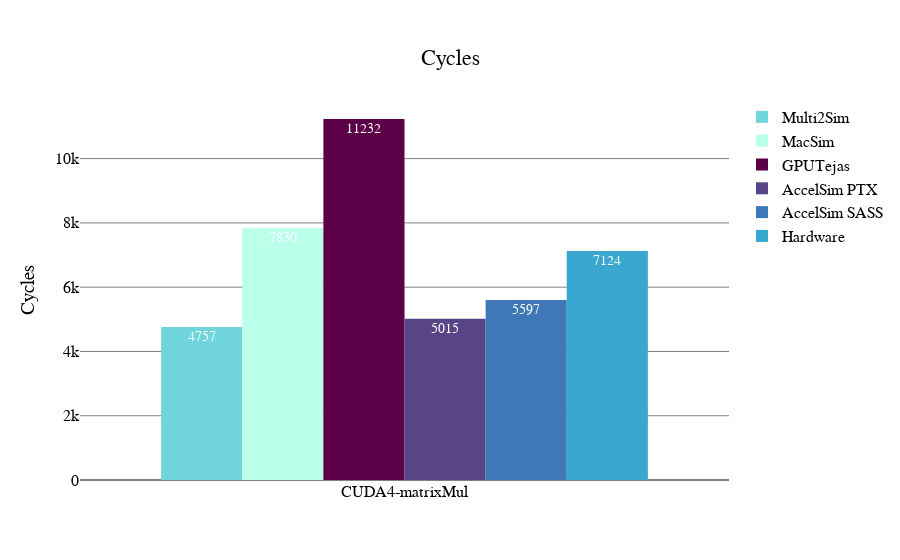
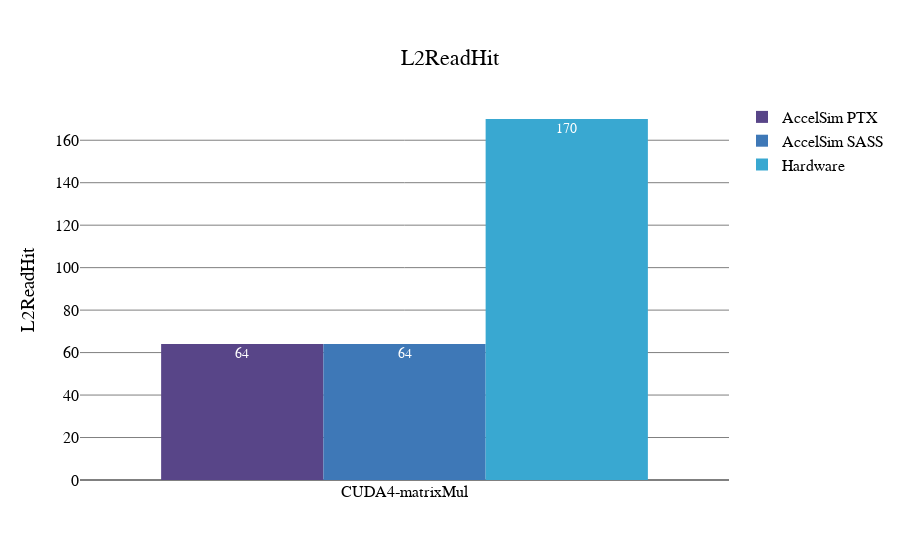
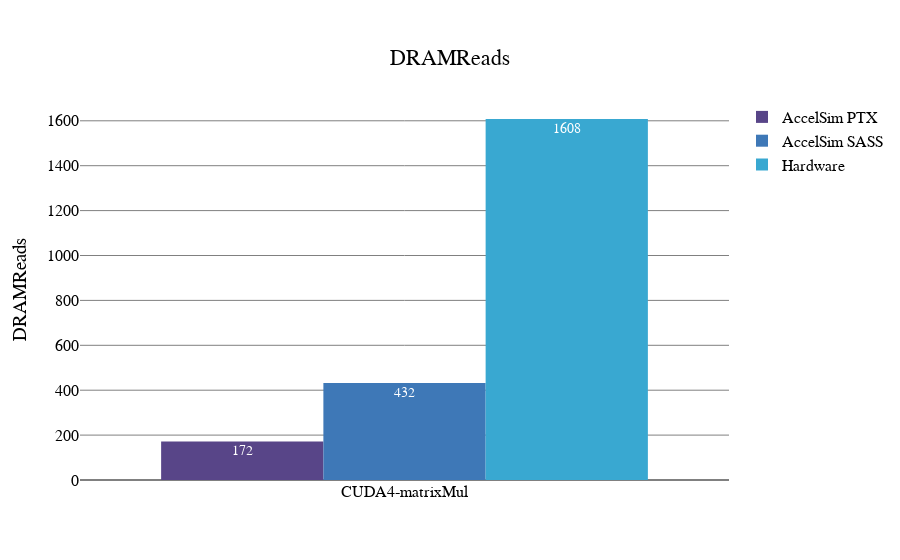
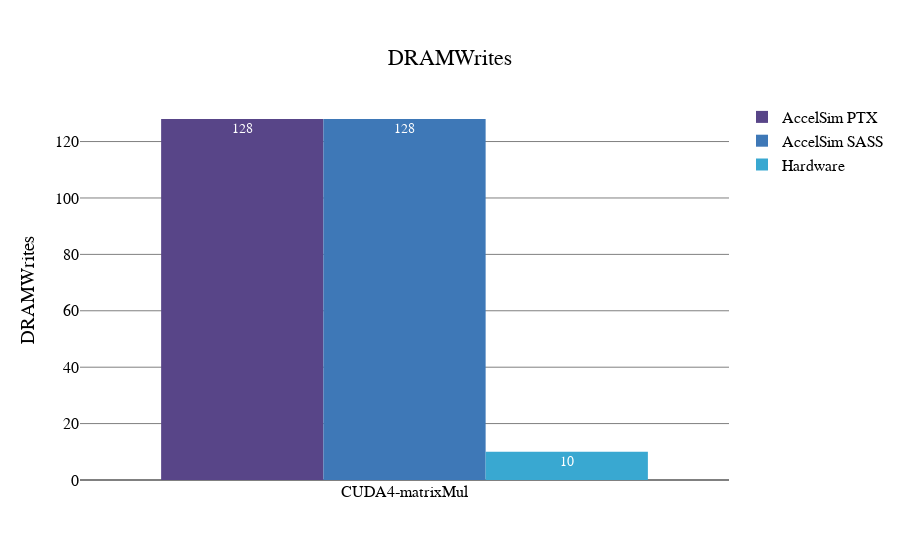

The code cell stored with these charts, in order, in its notebook:
### Code cell
for metric_name, metric in metrics.items():
    bars = []
    # for i, (sim, cycles) in enumerate(data): # cycle_df.items():
    metric_df = metric.compute()
    for sim in metric_df.index: # cycle_df.items():
        # print(sim, cycles)
        bars.append(go.Bar(
            # x= [i],
            # y= [cycles],
            # x should be benchmarks
            x = [benchmark.name], # cycle_df.index,
            y = metric_df.loc[sim],
            text = metric_df.loc[sim],
            textposition='auto',
            textfont = dict(
                color="white",
                size=14,
            ),
            hovertext=sim,
            name=sim,
            # marker=go.bar.Marker(color=colors[i % len(colors)]),
            marker=dict(
                color=sim_color[sim],
                # color='rgba(50, 171, 96, 0.6)',
                line=dict(
                    color='rgba(50, 171, 96, 1.0)',
                    width=0
                ),
            ),
            # xaxis='x1',
        ))
    #if False:
    #    bars = []
    #    bars.append(go.Bar(
    #        # x= [i],
    #        # y= [cycles],
    #        x = metric_df.index, # ["Simulator"],
    #        y = metric_df["Cycles"],
    #        name=metric_name, # sim,
    #        # marker=go.bar.Marker(color=colors[i % len(colors)]),
    #        # xaxis='x1',
    #    ))

    layout = go.Layout(
        font_family="Helvetica",
        font_color="black",
        font_size=16,
        title=dict(
            text=metric_name,
            x=0.5,
            xanchor="center",
            yanchor="top",
        ),
        yaxis=go.layout.YAxis(
            title=metric_name,
            gridcolor="gray",
            zerolinecolor="gray",
            # range=[min_axis_val * 0.9 ,max_axis_val*1.1]
        ),
        barmode="group",
        bargroupgap=0,
        bargap=0.25,
        showlegend=True,
        plot_bgcolor="white",
    )
    fig = go.Figure(data=bars, layout=layout)
    # import plotly
    # plotly.offline.plot(fig, filename="./figs/bars.pdf", auto_open=False)
    fig.show()
    fig.write_image(f"./figs/bar_{metric_name}.pdf", format='pdf')

### Figure 1 — Plotly figure (JSON) as saved in the notebook; plotly's stock layout.template omitted (floating-point values rounded to 4 significant figures)
{"data": [{"hovertext": "Multi2Sim", "marker": {"color": "#70d5dd", "line": {"color": "rgba(50, 171, 96, 1.0)", "width": 0}}, "name": "Multi2Sim", "text": [4757], "textfont": {"color": "white", "size": 14}, "textposition": "auto", "type": "bar", "x": ["CUDA4-matrixMul"], "y": [4757]}, {"hovertext": "MacSim", "marker": {"color": "#b9ffe9", "line": {"color": "rgba(50, 171, 96, 1.0)", "width": 0}}, "name": "MacSim", "text": [7830], "textfont": {"color": "white", "size": 14}, "textposition": "auto", "type": "bar", "x": ["CUDA4-matrixMul"], "y": [7830]}, {"hovertext": "GPUTejas", "marker": {"color": "#5c0048", "line": {"color": "rgba(50, 171, 96, 1.0)", "width": 0}}, "name": "GPUTejas", "text": [11232], "textfont": {"color": "white", "size": 14}, "textposition": "auto", "type": "bar", "x": ["CUDA4-matrixMul"], "y": [11232]}, {"hovertext": "AccelSim PTX", "marker": {"color": "#584588", "line": {"color": "rgba(50, 171, 96, 1.0)", "width": 0}}, "name": "AccelSim PTX", "text": [5015], "textfont": {"color": "white", "size": 14}, "textposition": "auto", "type": "bar", "x": ["CUDA4-matrixMul"], "y": [5015]}, {"hovertext": "AccelSim SASS", "marker": {"color": "#3e78b7", "line": {"color": "rgba(50, 171, 96, 1.0)", "width": 0}}, "name": "AccelSim SASS", "text": [5597], "textfont": {"color": "white", "size": 14}, "textposition": "auto", "type": "bar", "x": ["CUDA4-matrixMul"], "y": [5597]}, {"hovertext": "Hardware", "marker": {"color": "#39a8d1", "line": {"color": "rgba(50, 171, 96, 1.0)", "width": 0}}, "name": "Hardware", "text": [7124], "textfont": {"color": "white", "size": 14}, "textposition": "auto", "type": "bar", "x": ["CUDA4-matrixMul"], "y": [7124]}], "layout": {"autosize": true, "bargap": 0.25, "bargroupgap": 0, "barmode": "group", "font": {"color": "black", "family": "Helvetica", "size": 16}, "plot_bgcolor": "white", "showlegend": true, "title": {"text": "Cycles", "x": 0.5, "xanchor": "center", "yanchor": "top"}, "xaxis": {"autorange": true, "range": [-0.5, 0.5], "type": "category"}, "yaxis": {"autorange": true, "gridcolor": "gray", "range": [0, 11820.0], "title": {"text": "Cycles"}, "type": "linear", "zerolinecolor": "gray"}}}

### Figure 2 — Plotly figure (JSON) as saved in the notebook; plotly's stock layout.template omitted (floating-point values rounded to 4 significant figures)
{"data": [{"hovertext": "AccelSim PTX", "marker": {"color": "#584588", "line": {"color": "rgba(50, 171, 96, 1.0)", "width": 0}}, "name": "AccelSim PTX", "text": [64], "textfont": {"color": "white", "size": 14}, "textposition": "auto", "type": "bar", "x": ["CUDA4-matrixMul"], "y": [64]}, {"hovertext": "AccelSim SASS", "marker": {"color": "#3e78b7", "line": {"color": "rgba(50, 171, 96, 1.0)", "width": 0}}, "name": "AccelSim SASS", "text": [64], "textfont": {"color": "white", "size": 14}, "textposition": "auto", "type": "bar", "x": ["CUDA4-matrixMul"], "y": [64]}, {"hovertext": "Hardware", "marker": {"color": "#39a8d1", "line": {"color": "rgba(50, 171, 96, 1.0)", "width": 0}}, "name": "Hardware", "text": [170], "textfont": {"color": "white", "size": 14}, "textposition": "auto", "type": "bar", "x": ["CUDA4-matrixMul"], "y": [170]}], "layout": {"autosize": true, "bargap": 0.25, "bargroupgap": 0, "barmode": "group", "font": {"color": "black", "family": "Helvetica", "size": 16}, "plot_bgcolor": "white", "showlegend": true, "title": {"text": "L2ReadHit", "x": 0.5, "xanchor": "center", "yanchor": "top"}, "xaxis": {"autorange": true, "range": [-0.5, 0.5], "type": "category"}, "yaxis": {"autorange": true, "gridcolor": "gray", "range": [0, 178.9], "title": {"text": "L2ReadHit"}, "type": "linear", "zerolinecolor": "gray"}}}

### Figure 3 — Plotly figure (JSON) as saved in the notebook; plotly's stock layout.template omitted (floating-point values rounded to 4 significant figures)
{"data": [{"hovertext": "AccelSim PTX", "marker": {"color": "#584588", "line": {"color": "rgba(50, 171, 96, 1.0)", "width": 0}}, "name": "AccelSim PTX", "text": [172], "textfont": {"color": "white", "size": 14}, "textposition": "auto", "type": "bar", "x": ["CUDA4-matrixMul"], "y": [172]}, {"hovertext": "AccelSim SASS", "marker": {"color": "#3e78b7", "line": {"color": "rgba(50, 171, 96, 1.0)", "width": 0}}, "name": "AccelSim SASS", "text": [432], "textfont": {"color": "white", "size": 14}, "textposition": "auto", "type": "bar", "x": ["CUDA4-matrixMul"], "y": [432]}, {"hovertext": "Hardware", "marker": {"color": "#39a8d1", "line": {"color": "rgba(50, 171, 96, 1.0)", "width": 0}}, "name": "Hardware", "text": [1608], "textfont": {"color": "white", "size": 14}, "textposition": "auto", "type": "bar", "x": ["CUDA4-matrixMul"], "y": [1608]}], "layout": {"autosize": true, "bargap": 0.25, "bargroupgap": 0, "barmode": "group", "font": {"color": "black", "family": "Helvetica", "size": 16}, "plot_bgcolor": "white", "showlegend": true, "title": {"text": "DRAMReads", "x": 0.5, "xanchor": "center", "yanchor": "top"}, "xaxis": {"autorange": true, "range": [-0.5, 0.5], "type": "category"}, "yaxis": {"autorange": true, "gridcolor": "gray", "range": [0, 1693.0], "title": {"text": "DRAMReads"}, "type": "linear", "zerolinecolor": "gray"}}}

### Figure 4 — Plotly figure (JSON) as saved in the notebook; plotly's stock layout.template omitted (floating-point values rounded to 4 significant figures)
{"data": [{"hovertext": "AccelSim PTX", "marker": {"color": "#584588", "line": {"color": "rgba(50, 171, 96, 1.0)", "width": 0}}, "name": "AccelSim PTX", "text": [128], "textfont": {"color": "white", "size": 14}, "textposition": "auto", "type": "bar", "x": ["CUDA4-matrixMul"], "y": [128]}, {"hovertext": "AccelSim SASS", "marker": {"color": "#3e78b7", "line": {"color": "rgba(50, 171, 96, 1.0)", "width": 0}}, "name": "AccelSim SASS", "text": [128], "textfont": {"color": "white", "size": 14}, "textposition": "auto", "type": "bar", "x": ["CUDA4-matrixMul"], "y": [128]}, {"hovertext": "Hardware", "marker": {"color": "#39a8d1", "line": {"color": "rgba(50, 171, 96, 1.0)", "width": 0}}, "name": "Hardware", "text": [10], "textfont": {"color": "white", "size": 14}, "textposition": "auto", "type": "bar", "x": ["CUDA4-matrixMul"], "y": [10]}], "layout": {"autosize": true, "bargap": 0.25, "bargroupgap": 0, "barmode": "group", "font": {"color": "black", "family": "Helvetica", "size": 16}, "plot_bgcolor": "white", "showlegend": true, "title": {"text": "DRAMWrites", "x": 0.5, "xanchor": "center", "yanchor": "top"}, "xaxis": {"autorange": true, "range": [-0.5, 0.5], "type": "category"}, "yaxis": {"autorange": true, "gridcolor": "gray", "range": [0, 134.7], "title": {"text": "DRAMWrites"}, "type": "linear", "zerolinecolor": "gray"}}}
